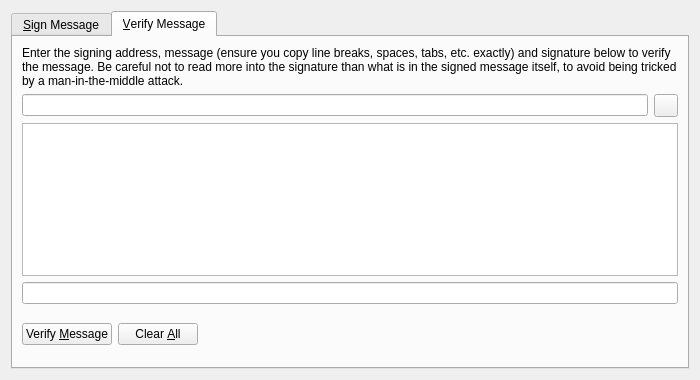
<?xml version="1.0" encoding="UTF-8"?>
<ui version="4.0">
 <class>SignVerifyMessageDialog</class>
 <widget class="QDialog" name="SignVerifyMessageDialog">
  <property name="geometry">
   <rect>
    <x>0</x>
    <y>0</y>
    <width>700</width>
    <height>380</height>
   </rect>
  </property>
  <property name="windowTitle">
   <string>Signatures - Sign / Verify a Message</string>
  </property>
  <property name="modal">
   <bool>true</bool>
  </property>
  <layout class="QVBoxLayout" name="verticalLayout">
   <item>
    <widget class="QTabWidget" name="tabWidget">
     <property name="currentIndex">
      <number>1</number>
     </property>
     <widget class="QWidget" name="tabSignMessage">
      <attribute name="title">
       <string>&amp;Sign Message</string>
      </attribute>
      <layout class="QVBoxLayout" name="verticalLayout_SM">
       <item>
        <widget class="QLabel" name="infoLabel_SM">
         <property name="text">
          <string>You can sign messages with your addresses to prove you own them. Be careful not to sign anything vague, as phishing attacks may try to trick you into signing your identity over to them. Only sign fully-detailed statements you agree to.</string>
         </property>
         <property name="textFormat">
          <enum>Qt::PlainText</enum>
         </property>
         <property name="wordWrap">
          <bool>true</bool>
         </property>
        </widget>
       </item>
       <item>
        <layout class="QHBoxLayout" name="horizontalLayout_1_SM">
         <item>
          <widget class="QValidatedLineEdit" name="addressIn_SM">
           <property name="toolTip">
            <string>The TWINS address to sign the message with</string>
           </property>
          </widget>
         </item>
         <item>
          <widget class="QToolButton" name="addressBookButton_SM">
           <property name="toolTip">
            <string>Choose previously used address</string>
           </property>
           <property name="text">
            <string/>
           </property>
           <property name="icon">
            <iconset>
             <normaloff>:/icons/address-book</normaloff>:/icons/address-book</iconset>
           </property>
           <property name="shortcut">
            <string>Alt+A</string>
           </property>
          </widget>
         </item>
         <item>
          <widget class="QToolButton" name="pasteButton_SM">
           <property name="toolTip">
            <string>Paste address from clipboard</string>
           </property>
           <property name="text">
            <string/>
           </property>
           <property name="icon">
            <iconset>
             <normaloff>:/icons/editpaste</normaloff>:/icons/editpaste</iconset>
           </property>
           <property name="shortcut">
            <string>Alt+P</string>
           </property>
          </widget>
         </item>
        </layout>
       </item>
       <item>
        <widget class="QPlainTextEdit" name="messageIn_SM">
         <property name="toolTip">
          <string>Enter the message you want to sign here</string>
         </property>
        </widget>
       </item>
       <item>
        <widget class="QLabel" name="signatureLabel_SM">
         <property name="text">
          <string>Signature</string>
         </property>
         <property name="textFormat">
          <enum>Qt::PlainText</enum>
         </property>
        </widget>
       </item>
       <item>
        <layout class="QHBoxLayout" name="horizontalLayout_2_SM">
         <item>
          <widget class="QLineEdit" name="signatureOut_SM">
           <property name="font">
            <font>
             <italic>true</italic>
            </font>
           </property>
           <property name="readOnly">
            <bool>true</bool>
           </property>
          </widget>
         </item>
         <item>
          <widget class="QToolButton" name="copySignatureButton_SM">
           <property name="toolTip">
            <string>Copy the current signature to the system clipboard</string>
           </property>
           <property name="text">
            <string/>
           </property>
           <property name="icon">
            <iconset>
             <normaloff>:/icons/editcopy</normaloff>:/icons/editcopy</iconset>
           </property>
          </widget>
         </item>
        </layout>
       </item>
       <item>
        <layout class="QHBoxLayout" name="horizontalLayout_3_SM">
         <item>
          <widget class="QPushButton" name="signMessageButton_SM">
           <property name="toolTip">
            <string>Sign the message to prove you own this TWINS address</string>
           </property>
           <property name="text">
            <string>Sign &amp;Message</string>
           </property>
           <property name="icon">
            <iconset>
             <normaloff>:/icons/edit</normaloff>:/icons/edit</iconset>
           </property>
           <property name="autoDefault">
            <bool>false</bool>
           </property>
          </widget>
         </item>
         <item>
          <widget class="QPushButton" name="clearButton_SM">
           <property name="toolTip">
            <string>Reset all sign message fields</string>
           </property>
           <property name="text">
            <string>Clear &amp;All</string>
           </property>
           <property name="icon">
            <iconset>
             <normaloff>:/icons/remove</normaloff>:/icons/remove</iconset>
           </property>
           <property name="autoDefault">
            <bool>false</bool>
           </property>
          </widget>
         </item>
         <item>
          <spacer name="horizontalSpacer_1_SM">
           <property name="orientation">
            <enum>Qt::Horizontal</enum>
           </property>
           <property name="sizeHint" stdset="0">
            <size>
             <width>40</width>
             <height>48</height>
            </size>
           </property>
          </spacer>
         </item>
         <item>
          <widget class="QLabel" name="statusLabel_SM">
           <property name="font">
            <font>
             <weight>75</weight>
             <bold>true</bold>
            </font>
           </property>
           <property name="text">
            <string/>
           </property>
           <property name="wordWrap">
            <bool>true</bool>
           </property>
          </widget>
         </item>
         <item>
          <spacer name="horizontalSpacer_2_SM">
           <property name="orientation">
            <enum>Qt::Horizontal</enum>
           </property>
           <property name="sizeHint" stdset="0">
            <size>
             <width>40</width>
             <height>48</height>
            </size>
           </property>
          </spacer>
         </item>
        </layout>
       </item>
      </layout>
     </widget>
     <widget class="QWidget" name="tabVerifyMessage">
      <attribute name="title">
       <string>&amp;Verify Message</string>
      </attribute>
      <layout class="QVBoxLayout" name="verticalLayout_VM">
       <item>
        <widget class="QLabel" name="infoLabel_VM">
         <property name="text">
          <string>Enter the signing address, message (ensure you copy line breaks, spaces, tabs, etc. exactly) and signature below to verify the message. Be careful not to read more into the signature than what is in the signed message itself, to avoid being tricked by a man-in-the-middle attack.</string>
         </property>
         <property name="textFormat">
          <enum>Qt::PlainText</enum>
         </property>
         <property name="alignment">
          <set>Qt::AlignLeading|Qt::AlignLeft|Qt::AlignTop</set>
         </property>
         <property name="wordWrap">
          <bool>true</bool>
         </property>
        </widget>
       </item>
       <item>
        <layout class="QHBoxLayout" name="horizontalLayout_1_VM">
         <item>
          <widget class="QValidatedLineEdit" name="addressIn_VM">
           <property name="toolTip">
            <string>The TWINS address the message was signed with</string>
           </property>
          </widget>
         </item>
         <item>
          <widget class="QToolButton" name="addressBookButton_VM">
           <property name="toolTip">
            <string>Choose previously used address</string>
           </property>
           <property name="text">
            <string/>
           </property>
           <property name="icon">
            <iconset>
             <normaloff>:/icons/address-book</normaloff>:/icons/address-book</iconset>
           </property>
           <property name="shortcut">
            <string>Alt+A</string>
           </property>
          </widget>
         </item>
        </layout>
       </item>
       <item>
        <widget class="QPlainTextEdit" name="messageIn_VM"/>
       </item>
       <item>
        <widget class="QValidatedLineEdit" name="signatureIn_VM"/>
       </item>
       <item>
        <layout class="QHBoxLayout" name="horizontalLayout_2_VM">
         <item>
          <widget class="QPushButton" name="verifyMessageButton_VM">
           <property name="toolTip">
            <string>Verify the message to ensure it was signed with the specified TWINS address</string>
           </property>
           <property name="text">
            <string>Verify &amp;Message</string>
           </property>
           <property name="icon">
            <iconset>
             <normaloff>:/icons/transaction_0</normaloff>:/icons/transaction_0</iconset>
           </property>
           <property name="autoDefault">
            <bool>false</bool>
           </property>
          </widget>
         </item>
         <item>
          <widget class="QPushButton" name="clearButton_VM">
           <property name="toolTip">
            <string>Reset all verify message fields</string>
           </property>
           <property name="text">
            <string>Clear &amp;All</string>
           </property>
           <property name="icon">
            <iconset>
             <normaloff>:/icons/remove</normaloff>:/icons/remove</iconset>
           </property>
           <property name="autoDefault">
            <bool>false</bool>
           </property>
          </widget>
         </item>
         <item>
          <spacer name="horizontalSpacer_1_VM">
           <property name="orientation">
            <enum>Qt::Horizontal</enum>
           </property>
           <property name="sizeHint" stdset="0">
            <size>
             <width>40</width>
             <height>48</height>
            </size>
           </property>
          </spacer>
         </item>
         <item>
          <widget class="QLabel" name="statusLabel_VM">
           <property name="font">
            <font>
             <weight>75</weight>
             <bold>true</bold>
            </font>
           </property>
           <property name="text">
            <string/>
           </property>
           <property name="wordWrap">
            <bool>true</bool>
           </property>
          </widget>
         </item>
         <item>
          <spacer name="horizontalSpacer_2_VM">
           <property name="orientation">
            <enum>Qt::Horizontal</enum>
           </property>
           <property name="sizeHint" stdset="0">
            <size>
             <width>40</width>
             <height>48</height>
            </size>
           </property>
          </spacer>
         </item>
        </layout>
       </item>
      </layout>
     </widget>
    </widget>
   </item>
  </layout>
 </widget>
 <customwidgets>
  <customwidget>
   <class>QValidatedLineEdit</class>
   <extends>QLineEdit</extends>
   <header>qvalidatedlineedit.h</header>
  </customwidget>
 </customwidgets>
 <resources/>
 <connections/>
</ui>
